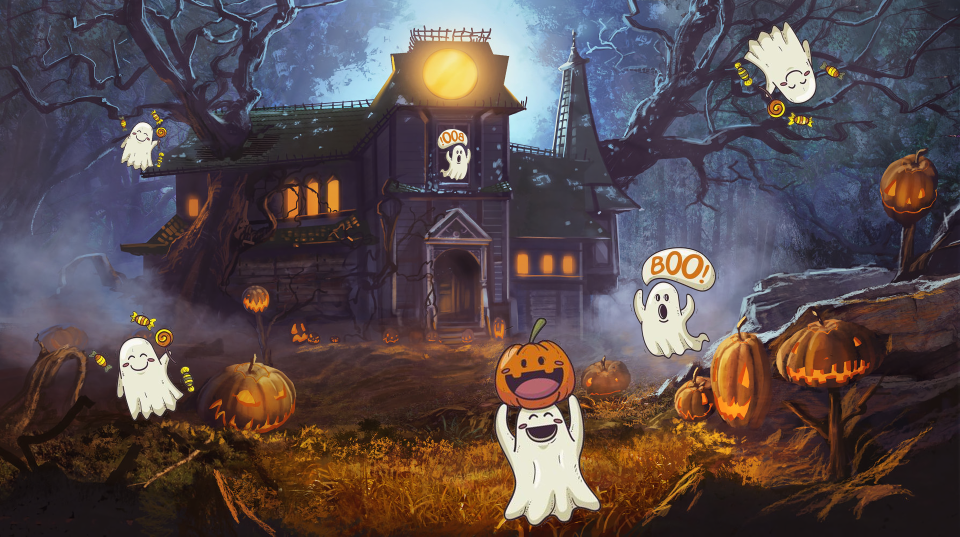
#> input picture python/l7/halloween/lab7.png, 1920 x 1073 px, found by its file name (shown at 1/2 size)
$ python lab7_1.py
#> lines starting #> are read from the running program, lines starting #| are printed output that depends on the picture
import cv2 as cv
import numpy as np

def rotate_angle(image, angle):
    heigh, width = image.shape[:2]
    heigh_center = round(heigh/2)
    width_center = round(width/2)

    rot_mat = cv.getRotationMatrix2D((width_center, heigh_center), angle, 1.0)
    r_image =  cv.warpAffine(image, rot_mat, (width, heigh), flags=cv.INTER_LINEAR)

    return r_image


def downscale_image(image, scale_factor):
    height, width = image.shape[:2]

    new_height = int(height / scale_factor)
    new_width = int(width / scale_factor)

    resized_image = cv.resize(image, (new_width, new_height))

    return resized_image


def find_ghost_corners(ghost_image, house_image):
    sift = cv.SIFT_create()
    kp_house, des_house = sift.detectAndCompute(house_image, None)
    kp_ghost, des_ghost = sift.detectAndCompute(ghost_image, None)

    #des
    bf = cv.BFMatcher(cv.NORM_L2, crossCheck=False)
    matches = bf.knnMatch(des_ghost,des_house, k=2)
    #knnMatch
    good = []
    for m, n in matches: #m - first closect, n - second closest match
        if m.distance < 0.7*n.distance:
            good.append(m)


    if len(good) > 0:
        src_pts = np.float32([kp_ghost[m.queryIdx].pt for m in good]).reshape(-1, 1, 2)
        dst_pts = np.float32([kp_house[m.trainIdx].pt for m in good]).reshape(-1, 1, 2)

        M, _ = cv.findHomography(src_pts, dst_pts, cv.RANSAC)
        if M is not None:
            h, w = ghost_image.shape
            ghost_corners = np.float32([[0, 0],
                                        [0, h - 1],
                                        [w - 1, h - 1],
                                        [w - 1, 0]]).reshape(-1, 1, 2)
            transformed_corners = cv.perspectiveTransform(ghost_corners, M)
            return transformed_corners

    return None


def find_all_ghosts_corners(ghosts_list, house_image):
    corners = []
    for ghost in ghosts_list:
        corner = find_ghost_corners(ghost, house_image)
        house_image = draw_rectangles(corner, house_image)
        corners.append(corner)
    return corners


def draw_rectangles(corners, house_image):
    if corners is not None:
        house_image = cv.fillPoly(house_image,
                                  [np.int32(corners)],
                                  (0, 255, 0))
    return house_image

def draw_polylines(list_corners, house_image):
    for corners in list_corners:
        if corners is not None:
            house_image = cv.polylines(house_image,
                                      [np.int32(corners)],
                                      True,
                                      (0, 255, 0),
                                      3)

house_with_ghosts = cv.imread('l7/halloween/lab7.png')
#> house_with_ghosts is the input picture: shape (1073, 1920, 3); mean B, G, R 76, 74.3, 87.3
house = cv.imread('l7/halloween/lab7.png')
# house_with_ghosts = cv.medianBlur(house_with_ghosts, 3)
candy_ghost = cv.imread("l7/halloween/candy_ghost.png")
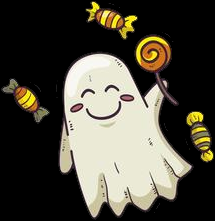
#> input picture python/l7/halloween/candy_ghost.png, 215 x 221 px, found by its file name
#> candy_ghost is the input picture: shape (221, 215, 3); mean B, G, R 63, 74.3, 77.9
pampkin_ghost = cv.imread("l7/halloween/pampkin_ghost.png")
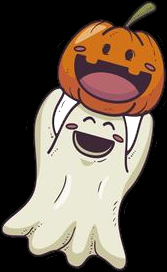
#> input picture python/l7/halloween/pampkin_ghost.png, 167 x 272 px, found by its file name
#> pampkin_ghost is the input picture: shape (272, 167, 3); mean B, G, R 78.1, 90.7, 105.1
scary_ghost = cv.imread("l7/halloween/scary_ghost.png")
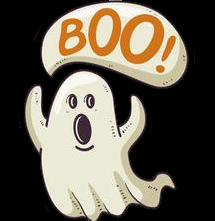
#> input picture python/l7/halloween/scary_ghost.png, 215 x 221 px, found by its file name
#> scary_ghost is the input picture: shape (221, 215, 3); mean B, G, R 80.9, 93.6, 100.8

candy_ghost_gray = cv.cvtColor(candy_ghost, cv.COLOR_BGR2GRAY)
pampkin_ghost_gray = cv.cvtColor(pampkin_ghost, cv.COLOR_BGR2GRAY)
scary_ghost_gray = cv.cvtColor(scary_ghost, cv.COLOR_BGR2GRAY)

# house_crop = house_with_ghosts[0:370, 0:350]
# house_crop = cv.medianBlur(house_crop, 1)


ghosts = [rotate_angle(candy_ghost_gray, -30),
          candy_ghost_gray,
          pampkin_ghost_gray,
          scary_ghost_gray,
          cv.flip(scary_ghost_gray, 0),
          rotate_angle(downscale_image(candy_ghost_gray, 2), -10)
]
#> in downscale_image, `height, width = image.shape[:2]`: height = 221; width = 215
#> in downscale_image, `new_height = int(height / scale_factor)`: new_height = 110
#> in downscale_image, `new_width = int(width / scale_factor)`: new_width = 107
#> in downscale_image, `resized_image = cv.resize(image, (new_width, new_height))`:
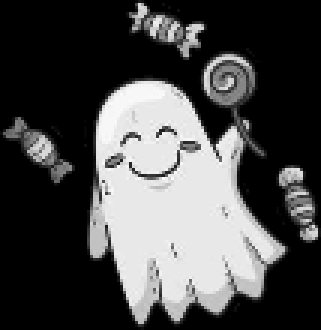
#> resized_image: shape (110, 107) (shown 3 times larger); min 0, max 251, mean 74.1
#> call 2 of rotate_angle, with angle = -10
#> in rotate_angle (call 2), `heigh, width = image.shape[:2]`: heigh = 110; width = 107
#> in rotate_angle (call 2), `heigh_center = round(heigh/2)`: heigh_center = 55
#> in rotate_angle (call 2), `width_center = round(width/2)`: width_center = 54
#> in rotate_angle (call 2), `rot_mat = cv.getRotationMatrix2D((width_center, heigh_center), angle, ..`: rot_mat = [[0.985, -0.174, 10.37], [0.174, 0.985, -8.54]]
#> in rotate_angle (call 2), `r_image =  cv.warpAffine(image, rot_mat, (width, heigh), flags=cv.INTE..`:
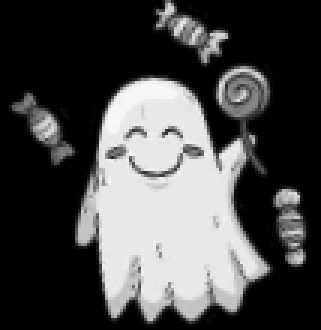
#> r_image: shape (110, 107) (shown 3 times larger); min 0, max 249, mean 74.1


ghosts1 = []
# corners_list1 = find_all_ghosts_corners(ghosts1, house_crop)

corners_list = find_all_ghosts_corners(ghosts, house_with_ghosts)
#> the loop in find_all_ghosts_corners, `for ghost in ghosts_list:` made 6 passes
#> (matches in find_ghost_corners, h in find_ghost_corners, w in find_ghost_corners, ghost_corners in find_ghost_corners) on passes 1, 2, 3, 5: (199 matches, 221, 215, [[0, 0], [0, 220], [214, 220], [214, 0]]), (159 matches, 221, 215, [[0, 0], [0, 220], [214, 220], [214, 0]]), (153 matches, 272, 167, [[0, 0], [0, 271], [166, 271], [166, 0]]), (122 matches, 221, 215, [[0, 0], [0, 220], [214, 220], [214, 0]])
#> (matches in find_ghost_corners, h in find_ghost_corners, w in find_ghost_corners, ghost_corners in find_ghost_corners, corner) on passes 4, 6: (121 matches, 221, 215, [[0, 0], [0, 220], [214, 220], [214, 0]], [[1243, 493.9], [1243, 714], [1457, 714.1], [1457, 494]]), (87 matches, 110, 107, [[0, 0], [0, 109], [106, 109], [106, 0]], [[250.4, 193.5], [201, 312.6], [313, 358.4], [362.5, 243.3]])
#> after the loop in find_all_ghosts_corners, `for ghost in ghosts_list:`:
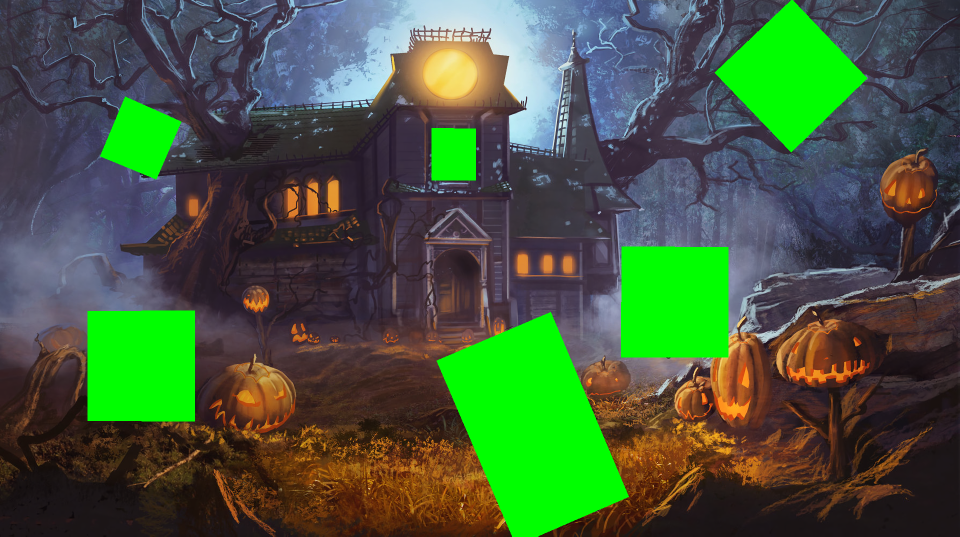
#> house_image: shape (1073, 1920, 3) (shown at 1/2 size); mean B, G, R 61.4, 91.2, 69.1
#> after the loop in find_all_ghosts_corners, `for ghost in ghosts_list:`: corners = 6 items
#> corners_list = 6 items
# corners_list.append(corners_list1[0])
# draw_rectangles(corners_list, house_with_ghosts)
draw_polylines(corners_list, house)
#> the loop in draw_polylines, `for corners in list_corners:` made 6 passes
#> corners on passes 4, 6: [[1243, 493.9], [1243, 714], [1457, 714.1], [1457, 494]], [[250.4, 193.5], [201, 312.6], [313, 358.4], [362.5, 243.3]]
#> after the loop in draw_polylines, `for corners in list_corners:`:
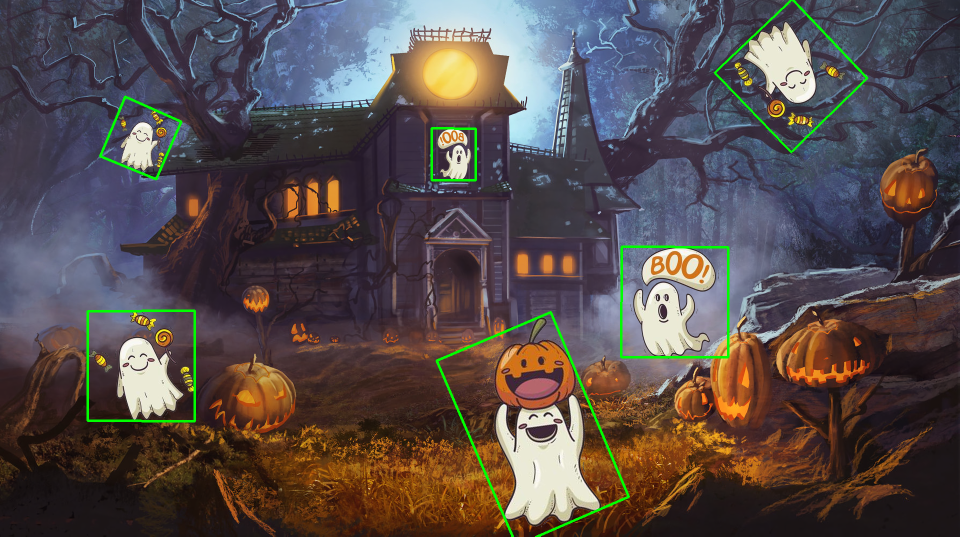
#> house_image: shape (1073, 1920, 3) (shown at 1/2 size); mean B, G, R 75.1, 76.4, 86.3
cv.imshow("ghosts", house)
cv.waitKey(0)
cv.destroyAllWindows()
